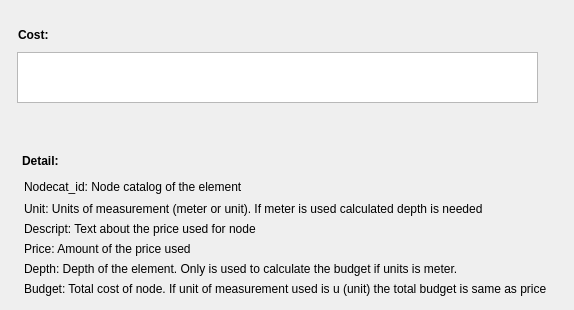
    <widget class="QWidget" name="tab_30">
     <attribute name="title">
      <string>Cost</string>
     </attribute>
     <widget class="QLabel" name="label_cost_budget">
      <property name="geometry">
       <rect>
        <x>24</x>
        <y>282</y>
        <width>541</width>
        <height>19</height>
       </rect>
      </property>
      <property name="text">
       <string>Budget: Total cost of node. If unit of measurement used is u (unit) the total budget is same as price</string>
      </property>
      <property name="alignment">
       <set>Qt::AlignLeading|Qt::AlignLeft|Qt::AlignTop</set>
      </property>
     </widget>
     <widget class="QLabel" name="label_cost_depth">
      <property name="geometry">
       <rect>
        <x>24</x>
        <y>262</y>
        <width>501</width>
        <height>19</height>
       </rect>
      </property>
      <property name="text">
       <string>Depth: Depth of the element. Only is used to calculate the budget if units is meter.</string>
      </property>
      <property name="alignment">
       <set>Qt::AlignLeading|Qt::AlignLeft|Qt::AlignTop</set>
      </property>
     </widget>
     <widget class="QLabel" name="label_cost_nodecat">
      <property name="geometry">
       <rect>
        <x>24</x>
        <y>180</y>
        <width>501</width>
        <height>19</height>
       </rect>
      </property>
      <property name="text">
       <string>Nodecat_id: Node catalog of the element</string>
      </property>
      <property name="alignment">
       <set>Qt::AlignLeading|Qt::AlignLeft|Qt::AlignTop</set>
      </property>
     </widget>
     <widget class="QLabel" name="label_cost_detail">
      <property name="geometry">
       <rect>
        <x>22</x>
        <y>154</y>
        <width>46</width>
        <height>13</height>
       </rect>
      </property>
      <property name="font">
       <font>
        <weight>75</weight>
        <bold>true</bold>
       </font>
      </property>
      <property name="text">
       <string>Detail:</string>
      </property>
     </widget>
     <widget class="QTableView" name="tbl_masterplan">
      <property name="geometry">
       <rect>
        <x>17</x>
        <y>52</y>
        <width>521</width>
        <height>51</height>
       </rect>
      </property>
      <property name="sortingEnabled">
       <bool>true</bool>
      </property>
     </widget>
     <widget class="QLabel" name="label_descript">
      <property name="geometry">
       <rect>
        <x>24</x>
        <y>222</y>
        <width>501</width>
        <height>19</height>
       </rect>
      </property>
      <property name="text">
       <string>Descript: Text about the price used for node</string>
      </property>
      <property name="alignment">
       <set>Qt::AlignLeading|Qt::AlignLeft|Qt::AlignTop</set>
      </property>
     </widget>
     <widget class="QLabel" name="label_cost_unit">
      <property name="geometry">
       <rect>
        <x>24</x>
        <y>202</y>
        <width>501</width>
        <height>19</height>
       </rect>
      </property>
      <property name="text">
       <string>Unit: Units of measurement (meter or unit). If meter is used calculated depth is needed</string>
      </property>
      <property name="alignment">
       <set>Qt::AlignLeading|Qt::AlignLeft|Qt::AlignTop</set>
      </property>
     </widget>
     <widget class="QLabel" name="label_cost_cost">
      <property name="geometry">
       <rect>
        <x>18</x>
        <y>28</y>
        <width>46</width>
        <height>13</height>
       </rect>
      </property>
      <property name="font">
       <font>
        <weight>75</weight>
        <bold>true</bold>
       </font>
      </property>
      <property name="text">
       <string>Cost:</string>
      </property>
     </widget>
     <widget class="QLabel" name="label_cost_price">
      <property name="geometry">
       <rect>
        <x>24</x>
        <y>242</y>
        <width>501</width>
        <height>19</height>
       </rect>
      </property>
      <property name="text">
       <string>Price: Amount of the price used</string>
      </property>
      <property name="alignment">
       <set>Qt::AlignLeading|Qt::AlignLeft|Qt::AlignTop</set>
      </property>
     </widget>
    </widget>
